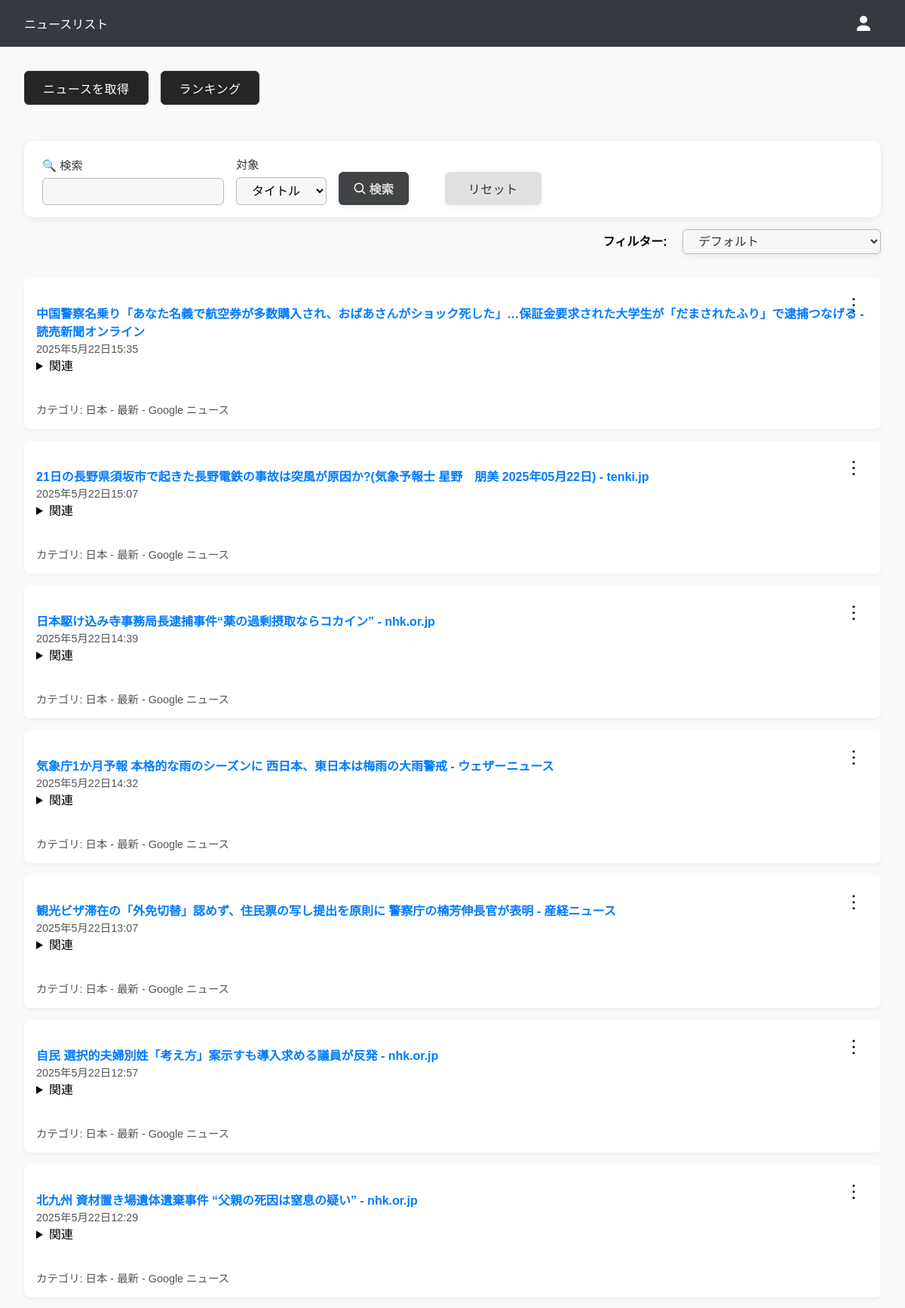
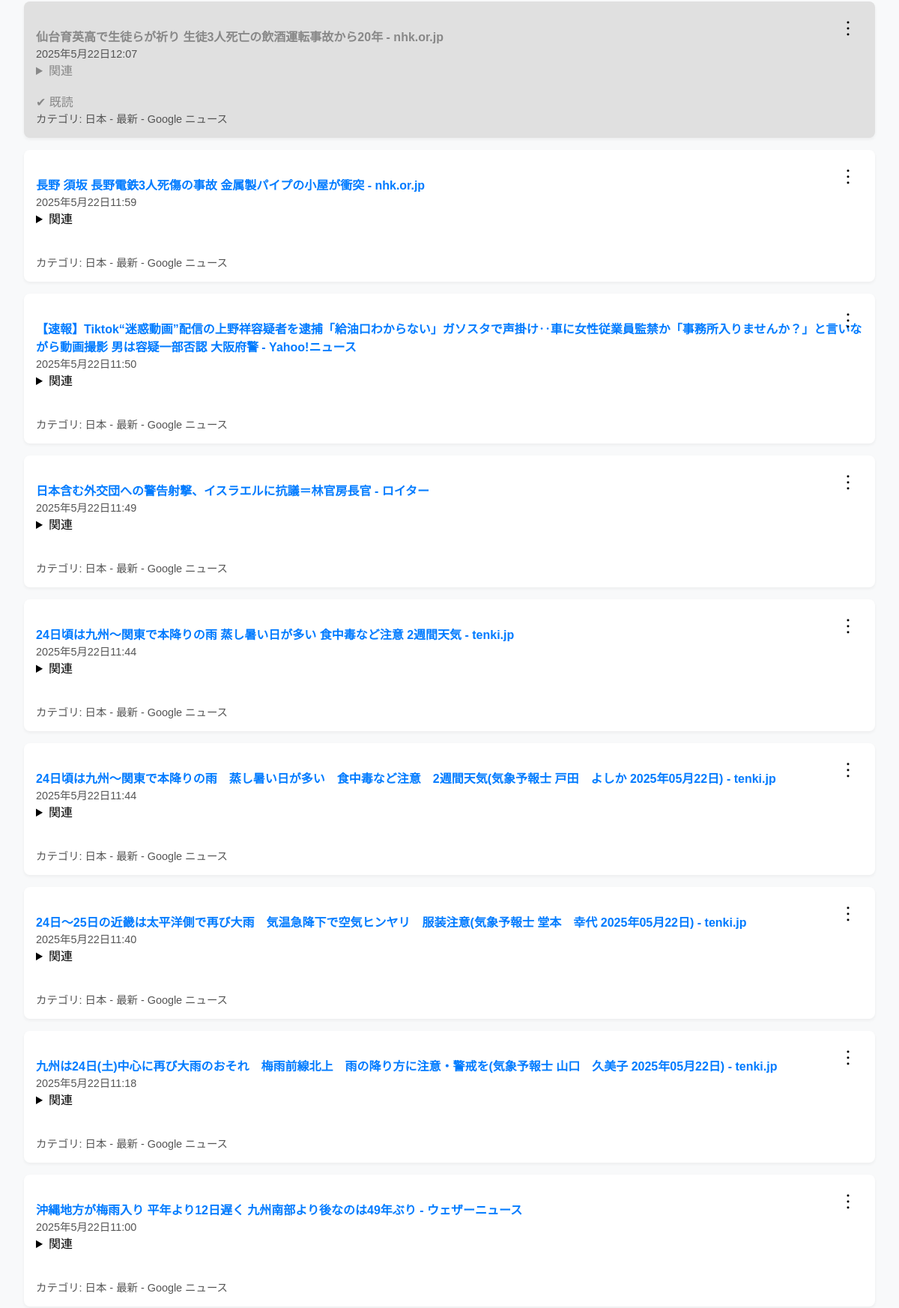
Screenshot of /myapp/home/ (signed in, upper part) with the database file from the repository (2 pictures, top to bottom).
### myapp/models.py (models this page shows, shortened)
class RssNews(models.Model):
    user = models.ForeignKey(get_user_model(), on_delete=models.CASCADE)
    title = models.CharField(max_length=2000)
    link = models.URLField(max_length=2000)
    pubdate = models.DateTimeField()
    description = models.TextField()
    image = models.URLField(blank=True, null=True)
    category = models.CharField(max_length=100)
    read = models.BooleanField(default=False)
    favorite = models.BooleanField(default=False)
    shared = models.IntegerField(default=0)

### myapp/views.py (the view)
# urls.py: 2. Add a URL to urlpatterns:  path('', views.home, name='home')
@login_required
def home(request):
    user = request.user
    try:
        setting = DefaultSetting.objects.filter(user=user).latest('id')
        default_filter = setting.default_filter
    except DefaultSetting.DoesNotExist:
        default_filter = 'all'
    filter_type = request.GET.get('filter')
    if not filter_type:
        filter_type = default_filter
    news_list = RssNews.objects.filter(user=user).order_by('-pubdate')
    if filter_type == 'unread':
        news_list = news_list.filter(read=False)
    elif filter_type == 'favorite':
        news_list = news_list.filter(favorite=True)
    elif filter_type == 'read':
        news_list = news_list.filter(read=True)
    elif filter_type == 'unread_favorite':
        news_list = news_list.filter(read=False, favorite=True)
    elif filter_type == 'read_favorite':
        news_list = news_list.filter(read=True, favorite=True)
    search_form = SearchNewsForm()
    return render(request, 'myapp/home.html', {'news_list': news_list, 'form': search_form, 'default_filter': filter_type})

### myapp/forms.py
class SearchNewsForm(forms.Form):
    SEARCH_CHOICES = [
        ('title', 'タイトル'),
        ('period', '期間'),
    ]
    search_type = forms.ChoiceField(label='検索対象', choices=SEARCH_CHOICES, required=True, initial='title')
    query = forms.CharField(label='検索', required=False, max_length=100)
    date_from = forms.DateField(label='日付(開始)', required=False, widget=forms.DateInput(attrs={'type': 'date'}))
    date_to = forms.DateField(label='日付(終了)', required=False, widget=forms.DateInput(attrs={'type': 'date'}))

### templates/myapp/home.html (shortened to what this page needs)
<!DOCTYPE html>
<html lang="ja">
<head>
</head>
<body>
    <header>
        <div style="display: flex; align-items: center; justify-content: space-between;">
            <div>ニュースリスト</div>
            <div style="display: flex; align-items: center; justify-content: space-between;">
                <span style="display: inline-flex; align-items: center; margin-right: 8px;">
                    <svg width="30" height="30" viewBox="0 0 24 24" fill="#FFF" xmlns="http://www.w3.org/2000/svg" onclick="toggleMypageMenu(event)" style="cursor:pointer;">
                        <circle cx="12" cy="8" r="4" />
                        <path d="M12 14c-4 0-7 2-7 4v2h14v-2c0-2-3-4-7-4z"/>
                    </svg>
                </span>
            </div>
        </div>
    </header>
    <main>
        <div>
            <div class="fetch-news-bar">
                <form method="post" action="{% url 'myapp:fetch_news' %}" style="margin: 0;">
                    <button type="submit" class="fetch-news-btn">ニュースを取得</button>
                </form>
                <a href="{% url 'myapp:ranking' %}" class="fetch-news-btn" style="text-align:center; margin-left: 1em; ">ランキング</a>
            </div>
            <div>
                <form method="post" action="{% url 'myapp:search_news' %}" class="search-form-bar" style="margin: 0;">
                    <div>
                        <label for="id_query">🔍 検索</label>
                        {{ form.query }}
                    </div>
                    <div>
                        <label for="id_search_type">対象</label>
                        {{ form.search_type }}
                    </div>
                    <button type="submit" class="fetch-news-btn">
                        <span style="display:inline-flex;align-items:center;">
                            <svg width="18" height="18" fill="#fff" viewBox="0 0 24 24" style="margin-right:0.2em;"><path d="M21 21l-4.35-4.35M10.5 18a7.5 7.5 0 1 1 0-15 7.5 7.5 0 0 1 0 15z" stroke="#fff" stroke-width="2" fill="none" stroke-linecap="round"/></svg>
                            検索
                        </span>
                    </button>
                    <a href="{% url 'myapp:home' %}" class="fetch-news-btn reset-btn" style="text-align:center; text-decoration:none; margin-left: 2em;">
                        リセット
                    </a>
                </form>
                <form method="get" id="filter-form" style="margin: 1em 0 2em 0; text-align:right;">
                  <label for="filter-select" style="font-weight:bold; margin-right:0.5em;">フィルター:</label>
                  <select name="filter" id="filter-select" style="padding:0.4em 1em; border-radius:6px;">
                    <option value="" {% if not request.GET.filter %}selected{% endif %}>デフォルト</option>
                  </select>
                </form>
            </div>
        </div>
        {% if news_list %}
            <ul>
                {% for news in news_list %}
                    <li id="news-item-{{ news.id }}" class="news-item{% if news.read %} read{% endif %}">
                        <span class="ellipsis-menu" onclick="toggleMenu(event, {{ news.id }})">︙</span>
                        <br>
                        <a href="{{ news.link }}" target="_blank" onclick="markAsRead({{ news.id }}, event)">
                            {{ news.title }}
                        </a>
                          <br>
                        <span class="category">
                            {{ news.pubdate }}
                        </span>
                        <br>
                        <details>
                            <summary>関連</summary>
                        </details>
                        <br>
                        <span id="read-mark-{{ news.id }}">
                            {% if news.read %}✔ 既読{% endif %}
                        </span>
                        <br>
                        <span class="category">カテゴリ: {{ news.category }}</span>
                    </li>
                {% endfor %}
            </ul>
        {% else %}
            <p>ニュースはありません。</p>
        {% endif %}
    </main>
</body>
</html>

### templates/myapp/home.html (style rules this page uses)
body { font-family: Arial, sans-serif; margin: 0; padding: 0; background: #f8f9fa; }
header, footer { background: #343a40; color: #fff; padding: 1em 2em; }
main { padding: 2em; }
ul { list-style: none; padding: 0; }
li { background: #fff; margin-bottom: 1em; padding: 1em; border-radius: 8px; box-shadow: 0 2px 4px rgba(0,0,0,0.05); }
a { color: #007bff; text-decoration: none; font-weight: bold; }
.category { font-size: 0.9em; color: #555; }
.read { background: #e0e0e0 !important; color: #888; }
.read a { color: #888 !important; }
.ellipsis-menu { position: absolute; top: 0.7em; right: 1em; font-size: 1.5em; color: #000; cursor: pointer; user-select: none; }
.news-item { position: relative; }
.fetch-news-btn { background: #232526; color: #fff; border: none; border-radius: 6px; padding: 0.6em 1.5em; font-size: 1em; font-weight: 500; box-shadow: none; cursor: pointer; transition: background 0.2s, color 0.2s; margin-bottom: 1.5em; display: inline-block; letter-spacing: 0.03em; border: 1px solid #333; }
.fetch-news-bar { display: flex; align-items: center; margin-bottom: 1.5em; }
.search-form-bar { display: flex; gap: 1em; align-items: flex-end; margin-bottom: 2em; flex-wrap: wrap; background: #fff; border-radius: 12px; box-shadow: 0 2px 8px rgba(0,0,0,0.07); padding: 1.2em 1.5em 1em 1.5em; }
.search-form-bar > div { min-width: 120px; display: flex; flex-direction: column; gap: 0.2em; }
.search-form-bar label { font-size: 0.95em; color: #333; margin-bottom: 0.2em; font-weight: auto; }
.search-form-bar input[type="text"], .search-form-bar select, .search-form-bar input[type="date"] { font-weight: auto; border: 1px solid #bbb; border-radius: 6px; padding: 0.5em 1em; font-size: 1em; background: #f7f7fa; transition: border 0.2s, box-shadow 0.2s; }
.search-form-bar .fetch-news-btn { margin-bottom: 0; min-width: 90px; font-size: 1em; padding: 0.6em 1.2em; border-radius: 6px; background: #414345; color: #e0e0e0;; border: none; font-weight: bold; box-shadow: 0 2px 8px rgba(0,123,255,0.08); transition: background 0.2s, transform 0.15s, box-shadow 0.2s; display: flex; align-items: center; justify-content: center; gap: 0.4em; }
.search-form-bar .reset-btn { background: #e0e0e0; color: #333; border: none; font-weight: 500; margin-left: 0.5em; transition: background 0.2s, color 0.2s; }
#filter-select { padding: 0.5em 1.2em; border-radius: 6px; border: 1px solid #bbb; background: #f7f7fa; font-size: 1em; color: #333; transition: border 0.2s, box-shadow 0.2s; box-shadow: 0 2px 8px rgba(0,0,0,0.07); outline: none; margin-left: 0.5em; }

### rows the page displays
RssNews: title "中国警察名乗り「あなた名義で航空券が多数購入され、おばあさんがショック死した」…保証金要求された大学生が「だまされたふり」で逮捕つなげる - 読売新聞オンライン", pubdate "2025年5月22日15:35", category "日本 - 最新 - Google ニュース"
RssNews: title "21日の長野県須坂市で起きた長野電鉄の事故は突風が原因か?(気象予報士 星野 朋美 2025年05月22日) - tenki.jp", pubdate "2025年5月22日15:07", category "日本 - 最新 - Google ニュース"
RssNews: title "日本駆け込み寺事務局長逮捕事件“薬の過剰摂取ならコカイン” - nhk.or.jp", pubdate "2025年5月22日14:39", category "日本 - 最新 - Google ニュース"
RssNews: title "気象庁1か月予報 本格的な雨のシーズンに 西日本、東日本は梅雨の大雨警戒 - ウェザーニュース", pubdate "2025年5月22日14:32", category "日本 - 最新 - Google ニュース"
RssNews: title "観光ビザ滞在の「外免切替」認めず、住民票の写し提出を原則に 警察庁の楠芳伸長官が表明 - 産経ニュース", pubdate "2025年5月22日13:07", category "日本 - 最新 - Google ニュース"
RssNews: title "自民 選択的夫婦別姓「考え方」案示すも導入求める議員が反発 - nhk.or.jp", pubdate "2025年5月22日12:57", category "日本 - 最新 - Google ニュース"
RssNews: title "北九州 資材置き場遺体遺棄事件 “父親の死因は窒息の疑い” - nhk.or.jp", pubdate "2025年5月22日12:29", category "日本 - 最新 - Google ニュース"
RssNews: title "仙台育英高で生徒らが祈り 生徒3人死亡の飲酒運転事故から20年 - nhk.or.jp", pubdate "2025年5月22日12:07", read "✔ 既読", category "日本 - 最新 - Google ニュース"
RssNews: title "長野 須坂 長野電鉄3人死傷の事故 金属製パイプの小屋が衝突 - nhk.or.jp", pubdate "2025年5月22日11:59", category "日本 - 最新 - Google ニュース"
RssNews: title "【速報】Tiktok“迷惑動画”配信の上野祥容疑者を逮捕「給油口わからない」ガソスタで声掛け‥車に女性従業員監禁か「事務所入りませんか？」と言いながら動画撮影 男は容疑一部否認 大阪府警 - Yahoo!ニュース", pubdate "2025年5月22日11:50", category "日本 - 最新 - Google ニュース"
RssNews: title "日本含む外交団への警告射撃、イスラエルに抗議＝林官房長官 - ロイター", pubdate "2025年5月22日11:49", category "日本 - 最新 - Google ニュース"
RssNews: title "24日頃は九州～関東で本降りの雨 蒸し暑い日が多い 食中毒など注意 2週間天気 - tenki.jp", pubdate "2025年5月22日11:44", category "日本 - 最新 - Google ニュース"
RssNews: title "24日頃は九州～関東で本降りの雨 蒸し暑い日が多い 食中毒など注意 2週間天気(気象予報士 戸田 よしか 2025年05月22日) - tenki.jp", pubdate "2025年5月22日11:44", category "日本 - 最新 - Google ニュース"
RssNews: title "24日～25日の近畿は太平洋側で再び大雨 気温急降下で空気ヒンヤリ 服装注意(気象予報士 堂本 幸代 2025年05月22日) - tenki.jp", pubdate "2025年5月22日11:40", category "日本 - 最新 - Google ニュース"
RssNews: title "九州は24日(土)中心に再び大雨のおそれ 梅雨前線北上 雨の降り方に注意・警戒を(気象予報士 山口 久美子 2025年05月22日) - tenki.jp", pubdate "2025年5月22日11:18", category "日本 - 最新 - Google ニュース"
RssNews: title "沖縄地方が梅雨入り 平年より12日遅く 九州南部より後なのは49年ぶり - ウェザーニュース", pubdate "2025年5月22日11:00", category "日本 - 最新 - Google ニュース"
